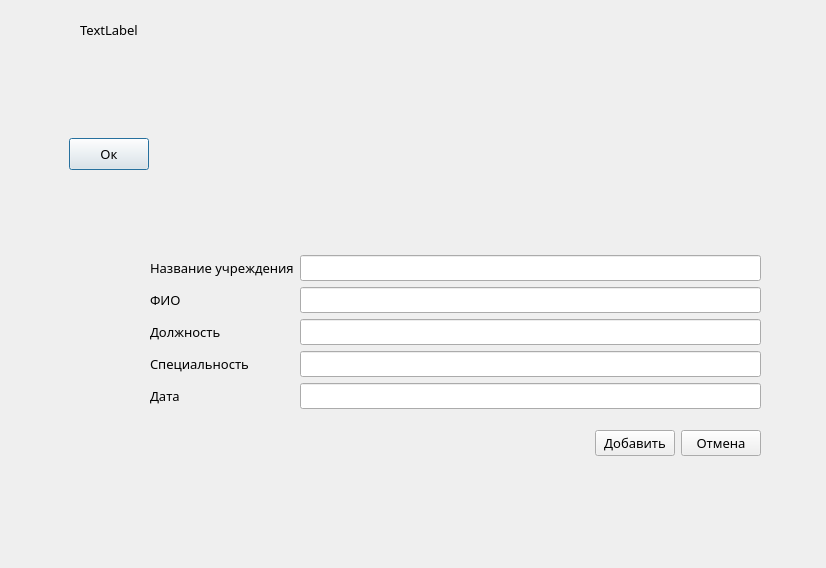
<?xml version="1.0" encoding="UTF-8"?>
<ui version="4.0">
 <class>Dialog</class>
 <widget class="QDialog" name="Dialog">
  <property name="geometry">
   <rect>
    <x>0</x>
    <y>0</y>
    <width>826</width>
    <height>568</height>
   </rect>
  </property>
  <property name="windowTitle">
   <string>Dialog</string>
  </property>
  <widget class="QWidget" name="layoutWidget">
   <property name="geometry">
    <rect>
     <x>10</x>
     <y>10</y>
     <width>198</width>
     <height>171</height>
    </rect>
   </property>
   <layout class="QVBoxLayout" name="verticalLayout">
    <item>
     <widget class="QLabel" name="label">
      <property name="minimumSize">
       <size>
        <width>0</width>
        <height>100</height>
       </size>
      </property>
      <property name="maximumSize">
       <size>
        <width>16777215</width>
        <height>100</height>
       </size>
      </property>
      <property name="font">
       <font>
        <family>Century Gothic</family>
        <pointsize>10</pointsize>
       </font>
      </property>
      <property name="text">
       <string>TextLabel</string>
      </property>
      <property name="alignment">
       <set>Qt::AlignHCenter|Qt::AlignTop</set>
      </property>
     </widget>
    </item>
    <item>
     <layout class="QHBoxLayout" name="horizontalLayout">
      <item>
       <spacer name="horizontalSpacer_2">
        <property name="orientation">
         <enum>Qt::Horizontal</enum>
        </property>
        <property name="sizeHint" stdset="0">
         <size>
          <width>40</width>
          <height>20</height>
         </size>
        </property>
       </spacer>
      </item>
      <item>
       <widget class="QPushButton" name="pushButton">
        <property name="maximumSize">
         <size>
          <width>16777215</width>
          <height>32</height>
         </size>
        </property>
        <property name="font">
         <font>
          <family>Century Gothic</family>
          <pointsize>10</pointsize>
         </font>
        </property>
        <property name="text">
         <string>Ок</string>
        </property>
       </widget>
      </item>
      <item>
       <spacer name="horizontalSpacer">
        <property name="orientation">
         <enum>Qt::Horizontal</enum>
        </property>
        <property name="sizeHint" stdset="0">
         <size>
          <width>40</width>
          <height>20</height>
         </size>
        </property>
       </spacer>
      </item>
     </layout>
    </item>
   </layout>
  </widget>
  <widget class="QWidget" name="layoutWidget_2">
   <property name="geometry">
    <rect>
     <x>150</x>
     <y>240</y>
     <width>611</width>
     <height>231</height>
    </rect>
   </property>
   <layout class="QVBoxLayout" name="verticalLayout_3">
    <item>
     <layout class="QHBoxLayout" name="horizontalLayout_2">
      <item>
       <layout class="QVBoxLayout" name="verticalLayout_2">
        <item>
         <widget class="QLabel" name="organizationLabel">
          <property name="font">
           <font>
            <family>Century Gothic</family>
            <pointsize>10</pointsize>
           </font>
          </property>
          <property name="text">
           <string>Название учреждения</string>
          </property>
         </widget>
        </item>
        <item>
         <widget class="QLabel" name="fullNameLabel">
          <property name="font">
           <font>
            <family>Century Gothic</family>
            <pointsize>10</pointsize>
           </font>
          </property>
          <property name="text">
           <string>ФИО</string>
          </property>
         </widget>
        </item>
        <item>
         <widget class="QLabel" name="currentPositionLabel">
          <property name="font">
           <font>
            <family>Century Gothic</family>
            <pointsize>10</pointsize>
           </font>
          </property>
          <property name="text">
           <string>Должность</string>
          </property>
         </widget>
        </item>
        <item>
         <widget class="QLabel" name="specializationLabel">
          <property name="font">
           <font>
            <family>Century Gothic</family>
            <pointsize>10</pointsize>
           </font>
          </property>
          <property name="text">
           <string>Специальность</string>
          </property>
         </widget>
        </item>
        <item>
         <widget class="QLabel" name="dataLabel">
          <property name="font">
           <font>
            <family>Century Gothic</family>
            <pointsize>10</pointsize>
           </font>
          </property>
          <property name="text">
           <string>Дата</string>
          </property>
         </widget>
        </item>
       </layout>
      </item>
      <item>
       <layout class="QVBoxLayout" name="verticalLayout_4">
        <item>
         <widget class="QLineEdit" name="organizationLineEdit">
          <property name="font">
           <font>
            <family>Century Gothic</family>
            <pointsize>10</pointsize>
           </font>
          </property>
         </widget>
        </item>
        <item>
         <widget class="QLineEdit" name="fullNameLineEdit">
          <property name="font">
           <font>
            <family>Century Gothic</family>
            <pointsize>10</pointsize>
           </font>
          </property>
         </widget>
        </item>
        <item>
         <widget class="QLineEdit" name="currentPositionLineEdit">
          <property name="font">
           <font>
            <family>Century Gothic</family>
            <pointsize>10</pointsize>
           </font>
          </property>
         </widget>
        </item>
        <item>
         <widget class="QLineEdit" name="specializationLineEdit">
          <property name="font">
           <font>
            <family>Century Gothic</family>
            <pointsize>10</pointsize>
           </font>
          </property>
         </widget>
        </item>
        <item>
         <widget class="QLineEdit" name="dataLineEdit">
          <property name="font">
           <font>
            <family>Century Gothic</family>
            <pointsize>10</pointsize>
           </font>
          </property>
         </widget>
        </item>
       </layout>
      </item>
     </layout>
    </item>
    <item>
     <layout class="QHBoxLayout" name="horizontalLayout_3">
      <item>
       <spacer name="horizontalSpacer_3">
        <property name="orientation">
         <enum>Qt::Horizontal</enum>
        </property>
        <property name="sizeHint" stdset="0">
         <size>
          <width>40</width>
          <height>20</height>
         </size>
        </property>
       </spacer>
      </item>
      <item>
       <widget class="QPushButton" name="addVisitButton">
        <property name="font">
         <font>
          <family>Century Gothic</family>
          <pointsize>10</pointsize>
         </font>
        </property>
        <property name="text">
         <string>Добавить</string>
        </property>
       </widget>
      </item>
      <item>
       <widget class="QPushButton" name="cancelVisitButton">
        <property name="font">
         <font>
          <family>Century Gothic</family>
          <pointsize>10</pointsize>
         </font>
        </property>
        <property name="text">
         <string>Отмена</string>
        </property>
       </widget>
      </item>
     </layout>
    </item>
   </layout>
  </widget>
 </widget>
 <resources/>
 <connections/>
</ui>
